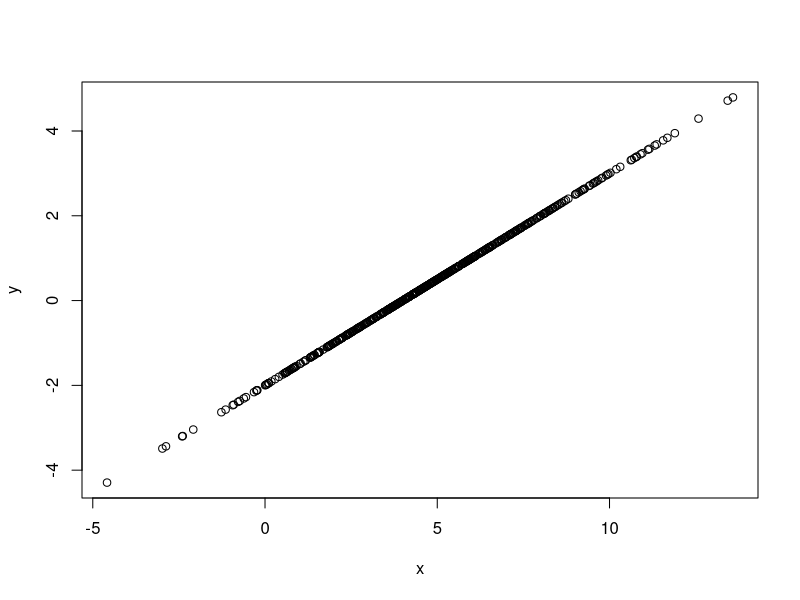

The R source for this figure: (Note: this script raises an error after producing the figure.)
## ---- chunk 1
#| label: simulate for logistic regression

##  THE TRUE MODEL

set.seed(124)
x <- rnorm(500, mean = 5, sd = 3) 

 beta0 <- -2 
beta1 <- .5

# PROBLEM 1:
y <- beta0 + beta1 * x
plot(x,y)
# y is supposed to be a class
# so this does not work
# what if we fit y as a probability?
# this cannot be a probability
## ---- chunk 2
#| label: actually simulate some useful data
logit_p<- beta0 + beta1 * x
odds <- exp(logit_p) # e ^ stuff
p <- odds / (1 + odds) # now we have probability of being in the positive class

set.seed(138)
y_numeric <- rbinom(500, size =1, prob = p)
# 500 because length of x, 1 because this bernoulli(p)

class <- ifelse(
  y_numeric == 1, "Positive", " Negative"
)

simdata <- data.frame(
  x = x,
  class = as.factor(class)
)

head(simdata)
## ---- chunk 3
#| label: convert response to factor



## ---- chunk 4
#| label: most common glm error
#| error: true
glm(
  class ~ x,
  data = simdata
)

## ---- chunk 5
#| label: correct way to specify logistic regression
logr_model1 <- glm(
  class ~ x,
  data = simdata,
  family = "binomial"
)
summary(logr_model1)
## ---- chunk 6
#| label: logistic regression summary

summary(logr_model1)
## ---- chunk 7
#| label: check contrasts

contrasts(simdata$class)
## ---- chunk 8
#| label: fix factor

simdata$class2 <- factor(simdata$class) |> relevel(ref = "Positive")
contrasts(simdata$class2)

logr_model2 <- glm(
  class2 ~ x,
  data = simdata,
  family = "binomial"
)
summary(logr_model2)

## ---- chunk 9
#| label: transform coefficients to talk about odds

exp(coef(logr_model1))
## ---- chunk 10
#| label: plot the logistic function

x_new <- seq(min(x), max(x), by = 0.01)
odds_positive <- exp(coef(logr_model1)[1]+ coef(logr_model1)[2] * xnew)
  p_pos <- odds_positive/(1+ odds_positive)
  plot(x_new, p_pos, type = "1")
## ---- chunk 11
#| label: make new predictions

## ---- chunk 12
#| label: predict actual probabilities

logr_prob_predictions <- predict(
  logr_model1
)

## ---- chunk 13
#| label: classification with Bayes decision boundary
logr_class_predictions <- ifelse(
  logr_prob_predictions > 0.5,#we can change this threshold but often are advised against doing so
  "Positive",
  "Negative"
)# first one is negative because p ~ 0.4, others are positive

## ---- chunk 14
#| label: simulating multiple classes
set.seed(123)
x<- rnorm(500, mean = 5, sd = 3) # simulate from normal

#3 classes
#betas for log-odds of being in class 1 vs 3
beta0_class1 <- -0.6
beta1_class1 <- 0.7

  #beta for log-odds of being in class 2 vs 3
beta0_class2 <- -2
beta1_class2 <- 0.5


log_odds <- data.frame(
  class1 = beta0_class1 + beta1_class1 * x,
  class2 = beta0_class2 + beta1_class2 *x,
  class3 = rep(0, length(x))
)

head(log_odds)
## ---- chunk 15
#| label: Softmax function
softmax <- function(x){
  #x: a vector of numbers
  return(exp(x)/sum(exp(x)))
}

probs <- apply(
  log_odds, #matrix or data frame i want to apply a fn over
  1, # apply on each row of the matrix or df
  softmax # function to apply
)
probs[, 1:5] #each column converts that original row to prob.
## ---- chunk 16
set.seed(137)
apply(
  probs,
  2,
  function(x){
    sample(c("class1", "Class2", "Class3"), size = 1, prob = x)
  }
)

table(class)
## ---- chunk 17
#| label: fit multinomial model
simdata <- data.frame(
  x=x,
  class= classes
)

library(nnet)
multinom_model <- multinom(
  class ~ x,
  data = simdata
)
summary(multinom_model)
## ---- chunk 18
#| label: change reference level and fit multinomial model

simdata$class2 <- as.factor(simdata$class) |>
  relevel(ref = "Class3")
multinomial_model2 <- multinom(
  class2 ~ x,
  data = simdata
)

summary(multinomial_model2)

## ---- chunk 19
#| label: predict categories
multinom_pred1 <- predict(
  multinom_model,
  newdata =new_x
)

multinom_pred1

## ---- chunk 20
#| label: predict probabilities
multinom_pred_probs <- predict(
  multinom_model,
  newdata =new_x,
  type = "prob"
)

multinom_pred_probs
